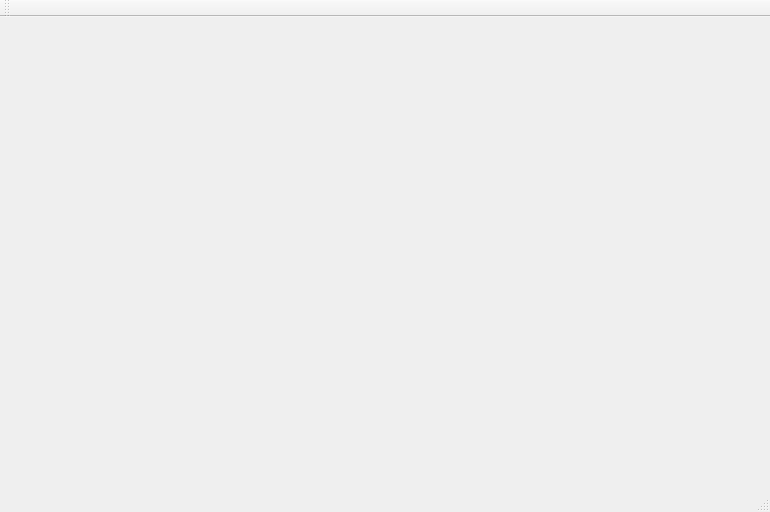
<?xml version="1.0" encoding="UTF-8"?>
<ui version="4.0">
 <class>MainWindow</class>
 <widget class="QMainWindow" name="MainWindow">
  <property name="geometry">
   <rect>
    <x>0</x>
    <y>0</y>
    <width>770</width>
    <height>512</height>
   </rect>
  </property>
  <property name="windowTitle">
   <string>MainWindow</string>
  </property>
  <widget class="QWidget" name="centralWidget"/>
  <widget class="QMenuBar" name="menuBar">
   <property name="geometry">
    <rect>
     <x>0</x>
     <y>0</y>
     <width>770</width>
     <height>23</height>
    </rect>
   </property>
  </widget>
  <widget class="QToolBar" name="mainToolBar">
   <attribute name="toolBarArea">
    <enum>TopToolBarArea</enum>
   </attribute>
   <attribute name="toolBarBreak">
    <bool>false</bool>
   </attribute>
  </widget>
  <widget class="QStatusBar" name="statusBar"/>
 </widget>
 <layoutdefault spacing="6" margin="11"/>
 <resources/>
 <connections/>
</ui>
